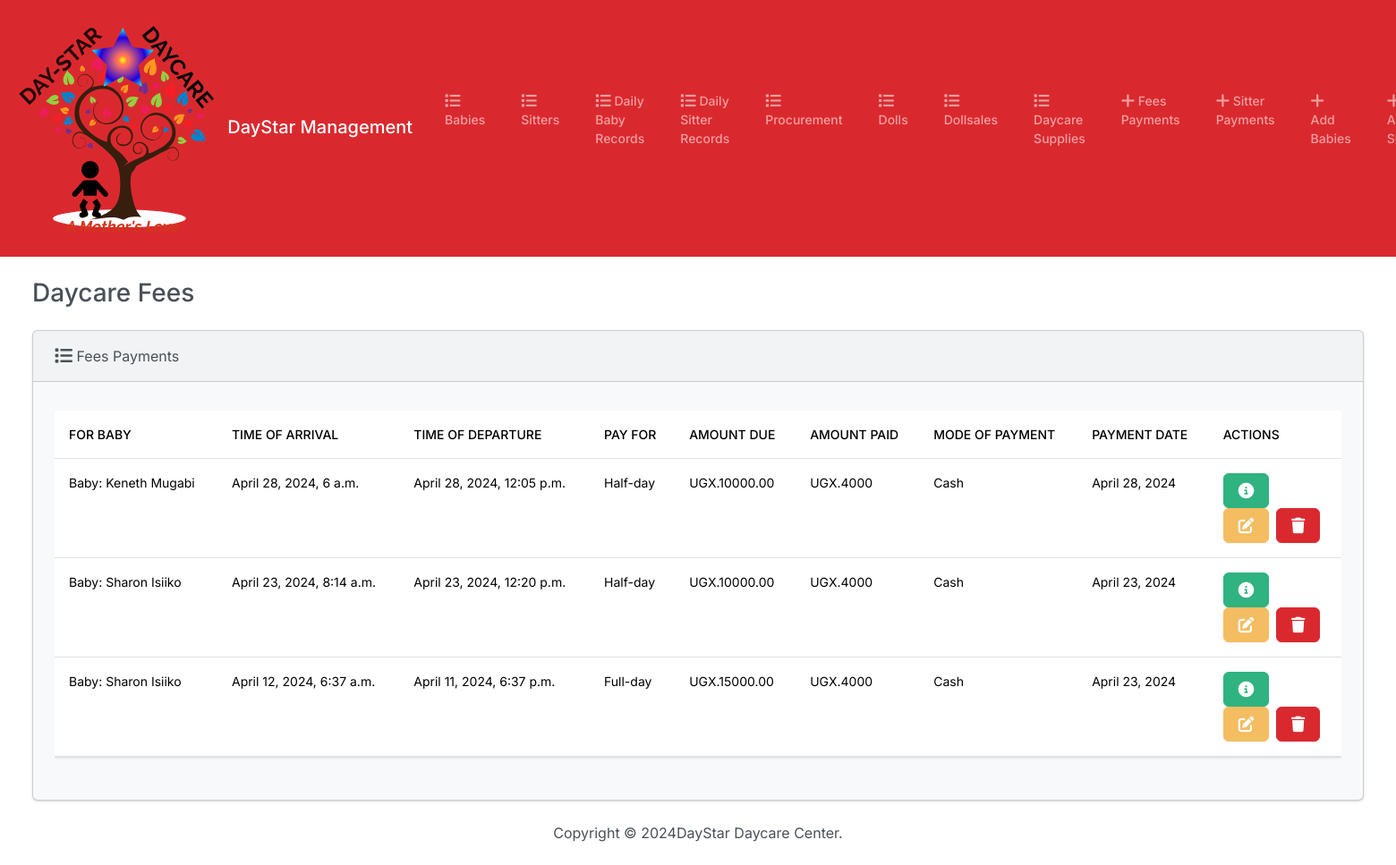
/babyfee/, run on an earlier commit of the app's database.
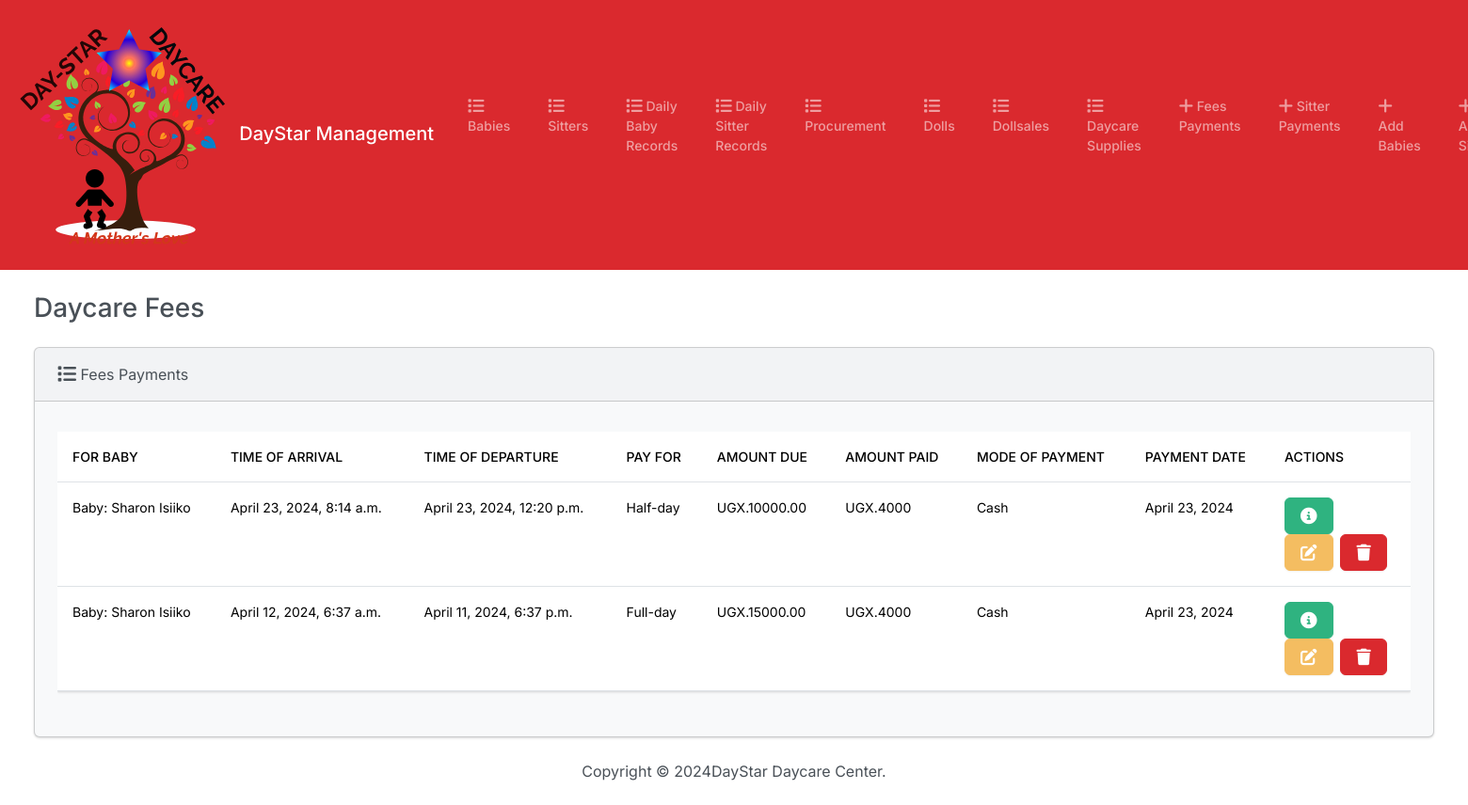
And on a later commit of the database.
### daystarapp/models.py (models this page shows, shortened)
class Babyfee(models.Model):
    l_name = models.ForeignKey(Baby,max_length=100, on_delete=models.CASCADE, blank=True, verbose_name="For Baby")
    arrival_time = models.DateTimeField(verbose_name="Time of Arrival")
    departure_time = models.DateTimeField(verbose_name="Time of Departure")
    pay_for = models.CharField(max_length=20, null=True, choices=PAY_FOR, blank=True, verbose_name="Pay For")
    amount_due = models.DecimalField(max_digits=10, decimal_places=2, default=0, verbose_name="Amount Due")
    amount_paid = models.CharField(verbose_name="Price", max_length=7, blank=True, validators=[RegexValidator(r'^[0-9]+$')])
    payment_date = models.DateField(null=True, blank=True, verbose_name="Payment Date")
    payment_method = models.CharField(max_length=50, choices=PAYMENT_METHOD, null=True, blank=True, verbose_name="Mode of Payment")

class Baby(models.Model):
    first_name = models.CharField(max_length=50, null=True, blank=True)
    last_name = models.CharField(max_length=50, null=True, blank=True)
    baby_number = models.CharField(max_length=4,null=True, blank=True, default=0, validators=[validate_two_digit_integer, RegexValidator(regex=r'^\d{1,2}$', message='Value must be a two-digit integer')])
    gender = models.CharField(max_length=10, null=True, blank=True)
    age = models.PositiveIntegerField()
    location = models.CharField(max_length=50, null=True, blank=True)
    parent_name = models.CharField(max_length=50, null=True, blank=True,validators=[validate_two_names])
    parent_contact = models.CharField(max_length=50, null=True, blank=True, validators=[validate_phone_number])
    def __str__(self):
        return f"Baby: {self.first_name} {self.last_name}"

### daystarapp/views.py (the view)
# urls.py: path("babyfee/", views.babyfee, name="babyfee"),
def babyfee(request):
    return render(request, "babyfees/babyfee.html", {"babyfees": Babyfee.objects.all()} )

### daystarapp/templates/babyfees/babyfee.html (shortened to what this page needs)
{% extends "babies/base.html" %}
{% block body %}
        <h3 class="m-4">Daycare Fees</h3>
        <div class="row">
            <div class="col-12">
                {% if babyfees %}
                <div class="card bg-light ms-4 me-4 mb-4">
                    <div class="card-header"><i class="fa-solid fa-list fa-lg"></i> Fees Payments </div>
                    <div class="card-body">
                      <p class="card-text">
                        <div class="table-responsive">
                            <table class="table table-hover">
                                <thead>
                                  <tr>
                                    <th scope="col">For Baby</th>
                                    <th scope="col">Time of Arrival</th>
                                    <th scope="col">Time of Departure</th>
                                    <th scope="col">Pay For</th>
                                    <th scope="col">Amount Due</th>
                                    <th scope="col">Amount Paid</th>
                                    <th scope="col">Mode of Payment</th>
                                    <th scope="col">Payment Date</th>
                                    <th scope="col">ACTIONS</th>
                                  </tr>
                                </thead>
                                <tbody>
                                 {% for babyfee in babyfees %}
                                 <tr>
                                    <td>{{ babyfee.l_name }}</td>
                                    <td>{{ babyfee.arrival_time }}</td>
                                    <td>{{ babyfee.departure_time }}</td>
                                    <td>{{ babyfee.pay_for }}</td>
                                    <td>UGX.{{ babyfee.amount_due }}</td>
                                    <td>UGX.{{ babyfee.amount_paid }}</td>
                                    <td>{{ babyfee.payment_method }}</td>
                                    <td>{{ babyfee.payment_date }}</td>
                                    <td>
                                      <button type="button" class="btn btn-success me-1" href="{% url 'view_babyfee' babyfee.id %}" data-bs-toggle="modal" data-bs-target="#myModal{{babyfee.id}}"></button><br>
                                      <a class="btn btn-warning me-1" href="{% url 'edi' babyfee.id %}">
                                      </a>
                                      <button type="button" class="btn btn-danger" data-bs-toggle="modal" data-bs-target="#dele{{babyfee.id}}">
                                      </button>
                                    </td>
                                  </tr>
                                 {% endfor %}
                              </tbody>
                              </table>
                        </div>
                      </p>
                    </div>
                {% else %}
                <h5 class="alert alert-primary ms-4 me-4">No Fees Payment Records</h5>
                {% endif %}
            </div>
        </div>
{% endblock %}

What changed in the data, as far as the page shows it:
removed Babyfee: l_name "Baby: Keneth Mugabi", arrival_time "April 28, 2024, 6 a.m.", departure_time "April 28, 2024, 12:05 p.m.", pay_for "Half-day", amount_due "10000.00", amount_paid "4000", payment_method "Cash", payment_date "April 28, 2024"
